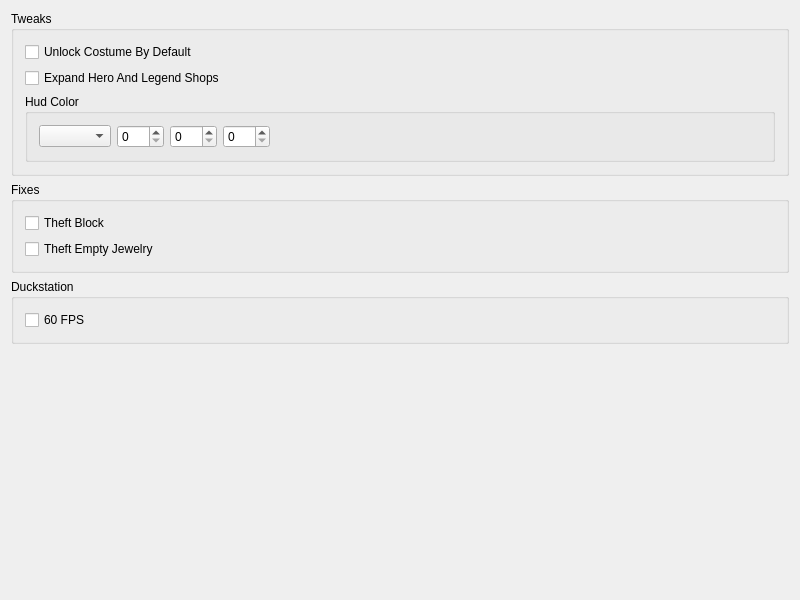
<?xml version="1.0" encoding="UTF-8"?>
<ui version="4.0">
 <class>TweaksWidget</class>
 <widget class="QWidget" name="TweaksWidget">
  <property name="geometry">
   <rect>
    <x>0</x>
    <y>0</y>
    <width>800</width>
    <height>600</height>
   </rect>
  </property>
  <property name="windowTitle">
   <string>TweaksWidget</string>
  </property>
  <layout class="QGridLayout" name="gridLayout">
   <item row="1" column="0">
    <widget class="QGroupBox" name="fixes">
     <property name="title">
      <string>Fixes</string>
     </property>
     <layout class="QVBoxLayout" name="verticalLayout_2">
      <item>
       <widget class="QCheckBox" name="fixesTheftBlock">
        <property name="text">
         <string>Theft Block</string>
        </property>
       </widget>
      </item>
      <item>
       <widget class="QCheckBox" name="fixesTheftEmptyJewelry">
        <property name="text">
         <string>Theft Empty Jewelry</string>
        </property>
       </widget>
      </item>
     </layout>
    </widget>
   </item>
   <item row="6" column="0">
    <spacer name="verticalSpacer">
     <property name="orientation">
      <enum>Qt::Vertical</enum>
     </property>
     <property name="sizeHint" stdset="0">
      <size>
       <width>20</width>
       <height>40</height>
      </size>
     </property>
    </spacer>
   </item>
   <item row="0" column="0">
    <widget class="QGroupBox" name="tweaks">
     <property name="title">
      <string>Tweaks</string>
     </property>
     <layout class="QVBoxLayout" name="verticalLayout_5">
      <item>
       <widget class="QCheckBox" name="tweaksUnlockCostumeByDefault">
        <property name="text">
         <string>Unlock Costume By Default</string>
        </property>
       </widget>
      </item>
      <item>
       <widget class="QCheckBox" name="tweaksExpandHeroAndLegendShops">
        <property name="text">
         <string>Expand Hero And Legend Shops</string>
        </property>
       </widget>
      </item>
      <item>
       <widget class="QGroupBox" name="tweaksHudColor">
        <property name="title">
         <string>Hud Color</string>
        </property>
        <layout class="QHBoxLayout" name="horizontalLayout_2">
         <item>
          <widget class="QComboBox" name="tweaksHudColorCombo"/>
         </item>
         <item>
          <widget class="QSpinBox" name="tweaksHudColorR">
           <property name="maximum">
            <number>255</number>
           </property>
          </widget>
         </item>
         <item>
          <widget class="QSpinBox" name="tweaksHudColorG">
           <property name="maximum">
            <number>255</number>
           </property>
          </widget>
         </item>
         <item>
          <widget class="QSpinBox" name="tweaksHudColorB">
           <property name="maximum">
            <number>255</number>
           </property>
          </widget>
         </item>
         <item>
          <widget class="QLabel" name="tweaksHudColorResult">
           <property name="minimumSize">
            <size>
             <width>25</width>
             <height>0</height>
            </size>
           </property>
           <property name="text">
            <string/>
           </property>
          </widget>
         </item>
         <item>
          <spacer name="horizontalSpacer">
           <property name="orientation">
            <enum>Qt::Horizontal</enum>
           </property>
           <property name="sizeHint" stdset="0">
            <size>
             <width>40</width>
             <height>20</height>
            </size>
           </property>
          </spacer>
         </item>
        </layout>
       </widget>
      </item>
     </layout>
    </widget>
   </item>
   <item row="2" column="0">
    <widget class="QGroupBox" name="duckstation">
     <property name="title">
      <string>Duckstation</string>
     </property>
     <layout class="QVBoxLayout" name="verticalLayout">
      <item>
       <widget class="QCheckBox" name="duckstation60FPS">
        <property name="text">
         <string>60 FPS</string>
        </property>
       </widget>
      </item>
     </layout>
    </widget>
   </item>
  </layout>
 </widget>
 <layoutdefault spacing="6" margin="11"/>
 <resources/>
 <connections/>
</ui>
